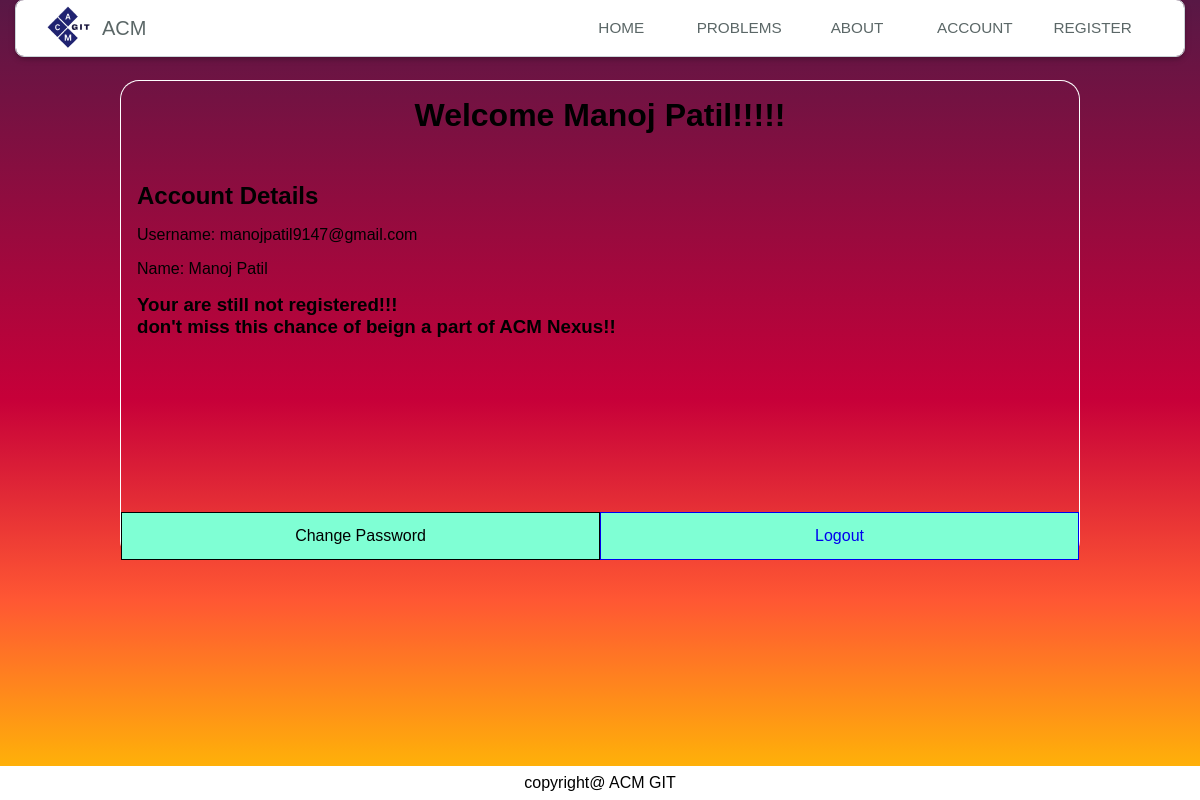
The app's page /account/ (signed in), older data.
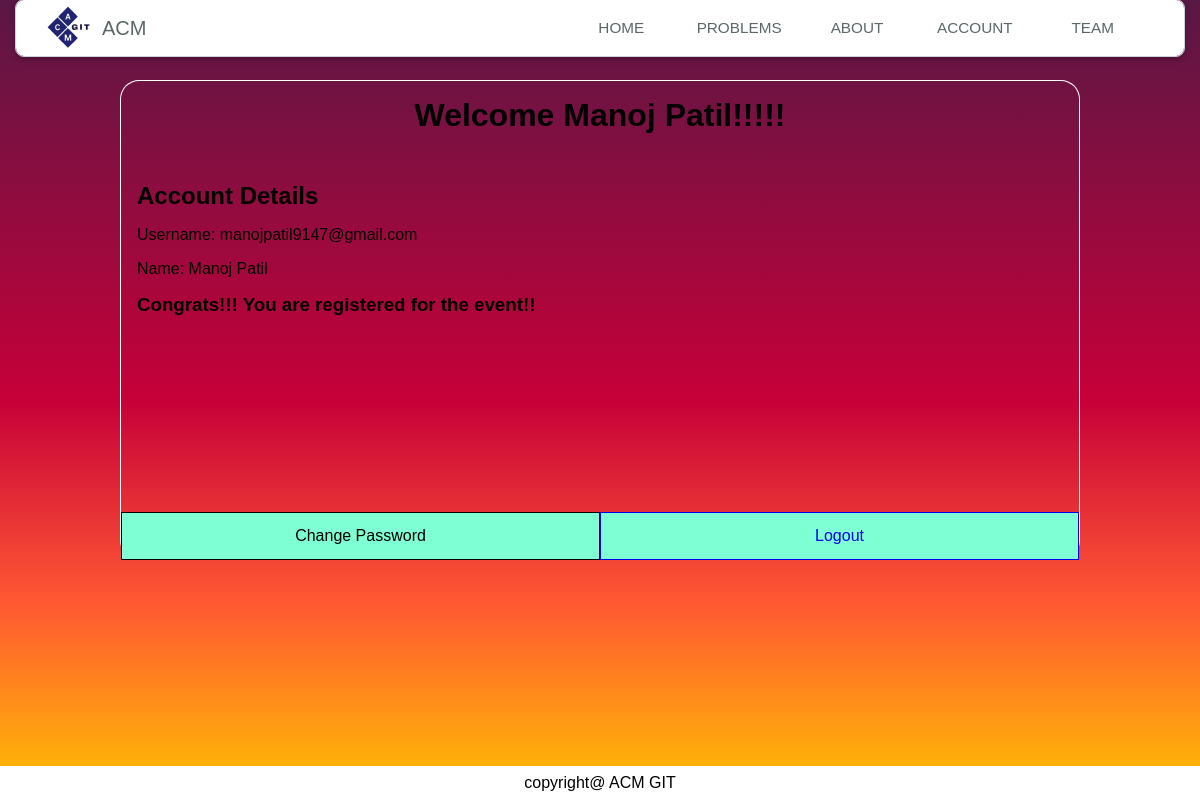
The same page, newer data.
### MainApp/views.py (the view)
# urls.py: path('account/',account,name='account'),
def account(request):
    return render(request,'MainApp/account.html')

### MainApp/models.py (called while the page is built)
    def __str__(self):
        return self.email

### MainApp/templates/MainApp/account.html (shortened to what this page needs)
{% extends 'base.html' %}
{% load static %}
{% block head %}
    <link rel="stylesheet" href="{% static 'MainApp/account.css' %}">
{% endblock head %}
{% block body %}
    <div id="content">
        <h1>Welcome {{user.first_name}}!!!!!</h1>
        <div class="conatiner-account">
        <div class="deatils">
        <h2>Account Details</h2>
        <p id="{{user.id}}">Username: {{user}}</p>
        <p>Name: {{user.first_name}}</p>
        {% if not user.is_registered %}<h3>Your are still not registered!!!<br/> don't miss this chance of beign a part of ACM Nexus!! </h3> {% endif %}
        {% if user.is_registered %} <h3>Congrats!!! You are registered for the event!! </h3>{% endif %}
    </div>
            <div class="buttons">
                <div class="button-container">
                <a onclick="openBlock()">Change Password</a>
        <a href="{% url 'MainApp:logout' %}">Logout</a>
                </div>
            </div>
        </div>
    </div>
{% endblock body %}

Row changes from the older to the newer data that the page shows:
changed CustomUser "Manoj Patil": is_registered False → True (drawn)
Text that changed along with them:
text no longer shown: "REGISTER Your are still not registered!!! don't miss this chance of beign a part of ACM Nexus!!"
text now shown: "TEAM Congrats!!! You are registered for the event!!"
